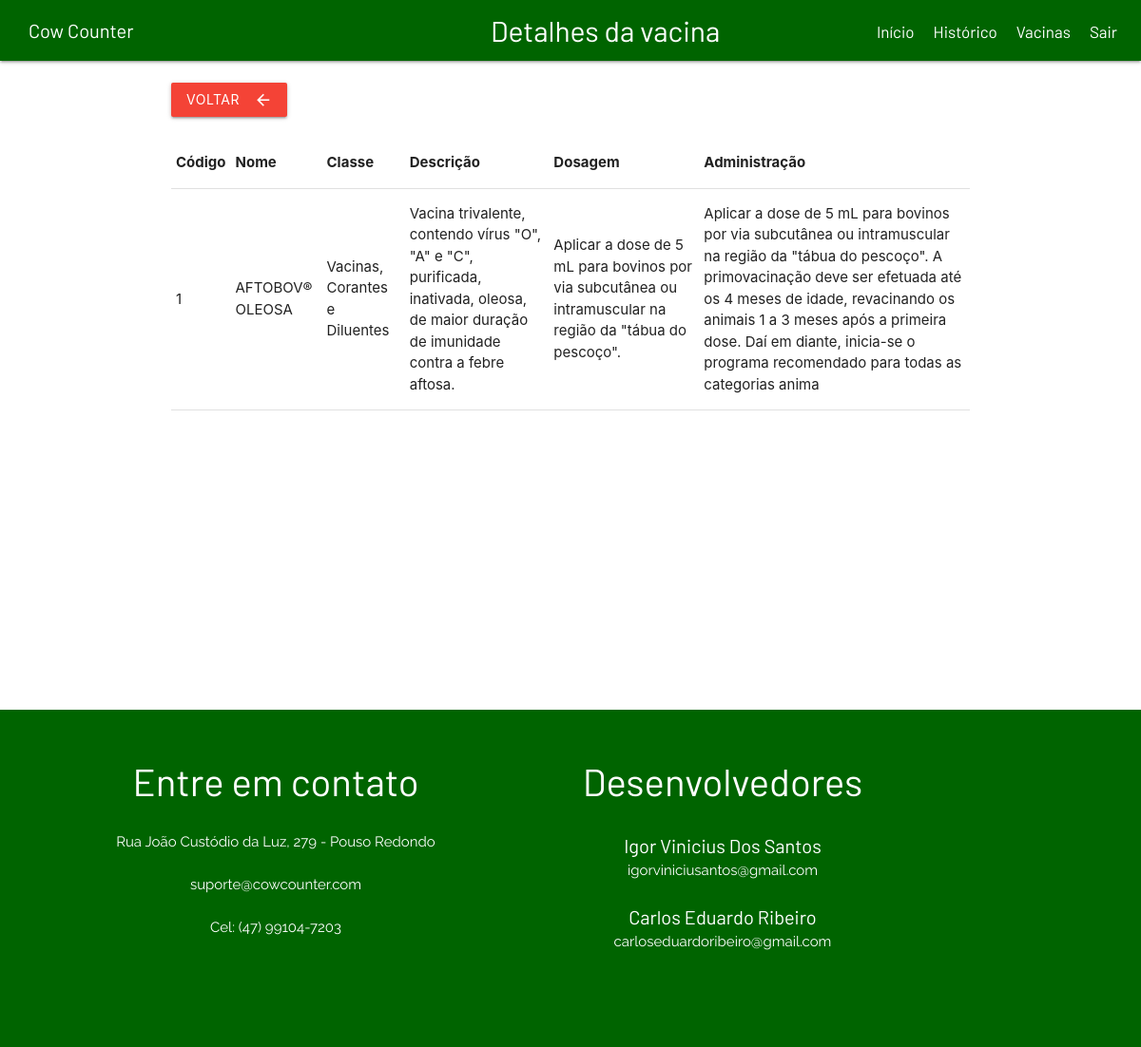
The app's page /showvacina.php with its own data.
### tables this page shows
create table vacina(
codigo int auto_increment not null,
obrigatorio varchar(1),
nome varchar(100) not null,
descricao varchar(300) not null,
dosagem varchar(300) not null,
administracao varchar(300) NOT NULL,
classe varchar(100) NOT NULL,
primary key(codigo)
);

### showvacina.php (the view, shortened to what this page needs)
<!DOCTYPE html>
<?php
     $id = isset($_GET['id']) ? $_GET['id'] : "1";
?>
<html lang="pt-br">
<head>
    <link rel="stylesheet" href="https://cdnjs.cloudflare.com/ajax/libs/materialize/1.0.0/css/materialize.min.css">
    <link rel="stylesheet" href="css/estilo.css">
</head>
<body>
    <nav>
        <div class="nav-wrapper">
        <a href="index.php" class="logo">Cow Counter</a>
        <a href="index.php" class="logocad">Detalhes da vacina</a>
          <ul id="nav-mobile" class="right hide-on-med-and-down">
            <li><a href="index.php">Início</a></li>
            <li><a href="vender.php">Histórico</a></li>
            <li><a href="vacinas.php">Vacinas</a></li>
            <li><a href="acaoLogin.php?acao=logoff">Sair</a></li>
          </ul>
        </div>
    </nav>
    <div class="container">
    <br>
    <a href="vacina/index.php" class="btn waves-effect waves-light red" type="submit" name="action">
             <i class="material-icons right">arrow_back</i> Voltar
    </a>
<br>
<br>
        <table border="1">
            <tr>
                <th>Código</th>
                <th>Nome</th>
                <th>Classe</th>
                <th>Descrição</th>
                <th>Dosagem</th>
                <th>Administração</th>
            </tr>
    <?php
        $sql = "SELECT * FROM vacina WHERE codigo = $id";
        $pdo = Conexao::getInstance();
        $consulta = $pdo->query($sql);
        while ($linha = $consulta->fetch(PDO::FETCH_BOTH)){
    ?>
            <tr>
                <td><?php echo $linha['codigo'];?></td>
                <td><?php echo $linha['nome'];?></td>
                <td><?php echo $linha['classe'];?></td>
                <td><?php echo $linha['descricao'];?></td>
                <td><?php echo $linha['dosagem'];?></td>
                <td><?php echo $linha['administracao'];?></td>
            </tr>
        </table>
<?php
    }
?>
</div><br><br><br><br><br><br><br><br><br><br><br><br><br><br>
        <section class="footer">
        <div class="container">
        <div class="c1">
            <br><br>
            <div class="contato">Entre em contato</div><br>
            <div class="c11">
                Rua João Custódio da Luz, 279 - Pouso Redondo<br><br>
                suporte@cowcounter.com<br><br>
                Cel: (47) 99104-7203
            </div>
        </div>
        <br><br>
        <div class="desenvolvedores">Desenvolvedores</div><br>
        <div class="desen">
            <div class="d1">Igor Vinicius Dos Santos</div>
            <div class="d2">igorviniciusantos@gmail.com<br><br></div>
            <div class="d1">Carlos Eduardo Ribeiro</div>
            <div class="d2">carloseduardoribeiro@gmail.com</div>
        </div>
    </section>
</body>
</html>

### css/estilo.css (style rules this page uses)
.nav-wrapper { background: #006400; }
.logo { color: white; font-family: Barlow; float: left; position: relative; left: 30px; font-size: 20px; }
.logocad { position:absolute; left: 43%; font-family: Barlow; font-size: 30px; color: white; }
nav { font-family: Barlow; }
nav ul { float: right; margin-right: 15px; }
nav ul li { display: inline-block; line-height: 52px; margin: 1 4px; }
nav ul li a { color: white; font-size: 17px; padding: 7px 10px; border-radius: 3px; }
.footer { color: white; height: 355px; background-color: #006400; font-family: Barlow; }
.c1 { height: 100%; float: left; width: 50%; text-align: center; margin-left: -100px; }
.c11 { text-align: center; font-size: 15px; font-family: Raleway ; }
.contato { font-size: 40px; }
.desen { height: 100%; text-align: center; }
.desenvolvedores { font-size: 40px; text-align: center; height: 100%; }
.d1 { font-family: Barlow; font-size: 20px; text-align: center; }
.d2 { font-family: Raleway; font-size: 15px; text-align: center; }

### records on screen
vacina: codigo "1", nome "AFTOBOV® OLEOSA", classe "Vacinas, Corantes e Diluentes", descricao "Vacina trivalente, contendo vírus \"O\", \"A\" e \"C\", purificada, inativada, oleosa, de maior duração de imunidade contra a febre aftosa.", dosagem "Aplicar a dose de 5 mL para bovinos por via subcutânea ou intramuscular na região da \"tábua do pescoço\".", administracao "Aplicar a dose de 5 mL para bovinos por via subcutânea ou intramuscular na região da \"tábua do pescoço\". A primovacinação deve ser efetuada até os 4 meses de idade, revacinando os animais 1 a 3 meses após a primeira dose. Daí em diante, inicia-se o programa recomendado para todas as categorias anima"
